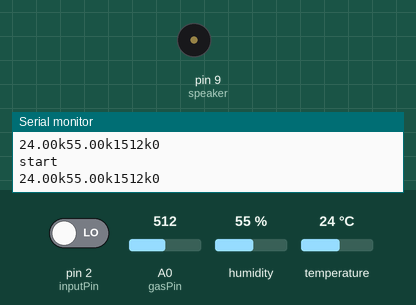
This sketch was run on a simulated Arduino Uno, built with avr-gcc and run on an emulated ATmega328P. Parts: buzzer (waves = sounding), the last lines printed to the serial monitor. The test bench sets the inputs (shaded band); at power-on: pin 2 (inputPin) LOW, humidity 55 %, A0 (gasPin) = 512, temperature 24 °C.

Above: at 2.8 s.
2.9 s: pin 2 (inputPin) driven HIGH
At 4.12 s:
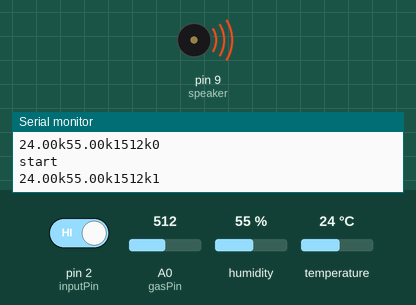
7.1 s: humidity set to 22 %
10.6 s: A0 (gasPin) set to 716
14.1 s: temperature set to 12 °C
17.6 s: A0 (gasPin) set to 900
21.1 s: pin 2 (inputPin) driven LOW
Timing chart, 0 to 25.6 s (numbered marks = the images above; inputs shaded):
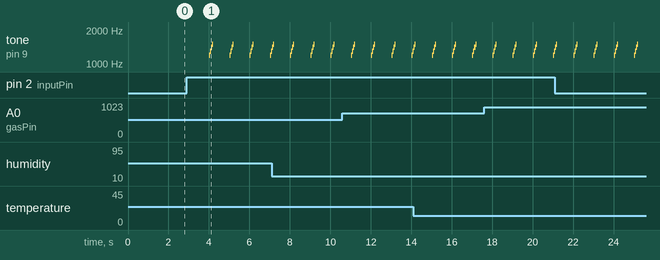

The sketch:

sketch_jul30a.ino
```cpp
#include <DHT11.h>

extern volatile unsigned long timer0_millis;

const int pin = 10;      // 온습도센서
DHT11 dht11(pin);        // DHT11(온습도센서) 핀 할당
const int gasPin = A0;   // 가스센서
const int inputPin = 2;  // 인체감지센서
const int speaker = 9;   // 부저스피커

float temp_prev;  // 온도측정값
float humi_prev;  // 습도측정값

int val = 0;      // 인체감지센서 측정값(HIGH/LOW)
int some = 0;     // 인체감지센서 cool down 변수
int stack = 0;    // 인체감지센서 누적스택
int start_time;   // 인체감지 측정 시각

//Time delay for 1 sec
unsigned long previousMillis = 0;
const long interval = 1000;

void setup() {
  Serial.begin(9600);
  pinMode(speaker,OUTPUT);     // Speaker Output 설정
  pinMode(inputPin, INPUT);    // 센서 Input 설정

}

void loop() {
  unsigned long currentMillis = millis();
  if(currentMillis - previousMillis >= interval){
    previousMillis = currentMillis;      // Timer reset

    int err;
    float temp,humi;

    if((err=dht11.read(humi,temp))==0){
      temp_prev = temp;
      humi_prev = humi;
    }

    val = digitalRead(inputPin);         // 인체감지센서 신호값을 읽어와서 val에 저장
    if (val == HIGH){                    // 센서 신호값이 HIGH면(인체감지가 된 경우)
      if(stack == 0){                    // 센서 오동작 감지 필터링
        stack = stack + 1;
      }
      else{
      start_time = (int)millis();
      some = 1;
      stack = 0;
      }
    }
    else {                                    // 센서 신호값이 LOW면(인체감지가 없으면)
      if((int)millis() - start_time > 5000){  // 인체감지가 되지 않는 시간이 5초 이상
      some = 0;
      noTone(speaker);
      }
    }

    if(some == 1){                       // 인체감지가 활성화된 동안 부저는 계속 동작
      tone(speaker,1200);
      delay(50);
      noTone(speaker);
      tone(speaker,1300);
      delay(50);
      noTone(speaker);
      tone(speaker,1400);
      delay(50);
      noTone(speaker);
      tone(speaker,1500);
      delay(50);
      noTone(speaker);
    }

    Serial.println("start");                 //Serial start
    Serial.print(temp_prev);
    Serial.print("k");
    Serial.print(humi_prev);
    Serial.print("k");
    Serial.print(1000 + analogRead(gasPin));
    Serial.print("k");
    Serial.println(val);                    //Serial end
  }
}
```

Measured:
- after the input at 2.9 s, tone on pin 9 (speaker): silent → 1200 Hz after 1.1 s, then repeats every 1.0 s: 1300 Hz 0.05 s, 1400 Hz 0.05 s, 1500 Hz 0.05 s, silent 0.80 s, 1200 Hz 0.05 s
